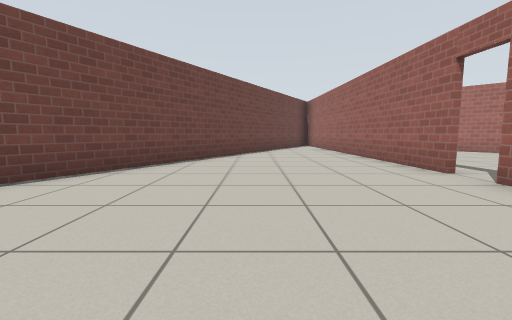
View 1 (above)

22 first-person views from a walk through a world built for the Gazebo simulator. The camera is 0.72 m above the floor, tilts 6° down and sees 90° across. The floor is counted in squares, 1 m on a side. Each view is taken from the middle of a square. On the plan, view 1 faces up. The plan holds only what a view shows up to about 9 squares ahead; the rest is blank. Gazebo's built-in surfaces are drawn with simple patterns.

View 2
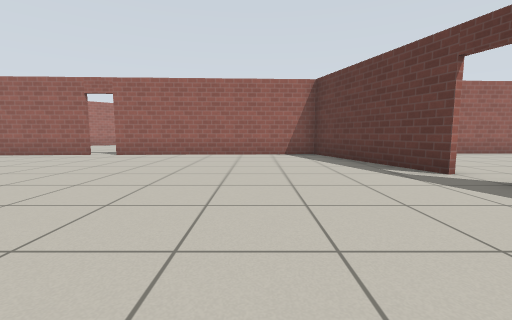

View 3
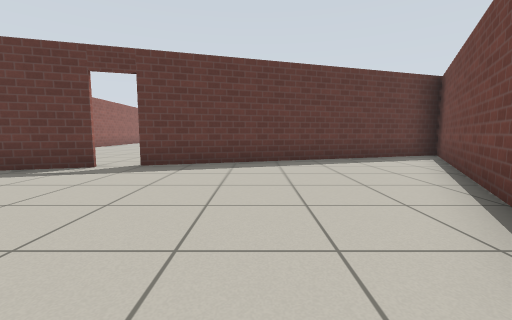

View 4
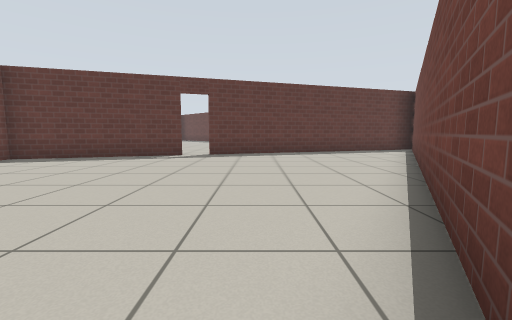

View 5
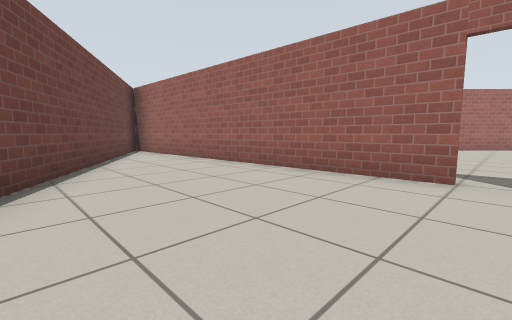

View 6
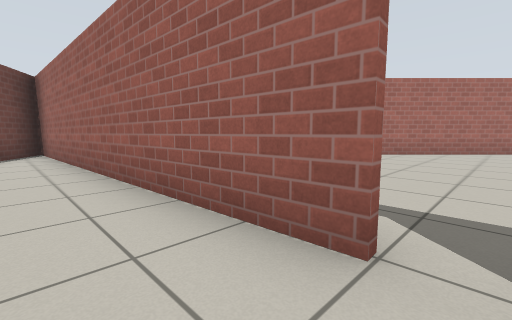

View 7
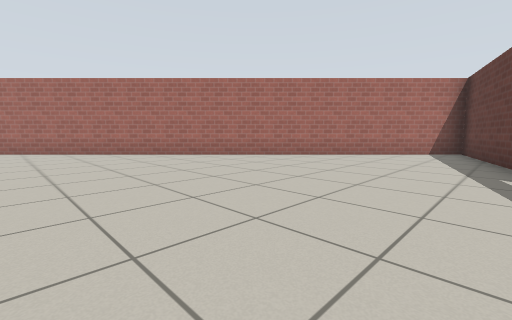

View 8
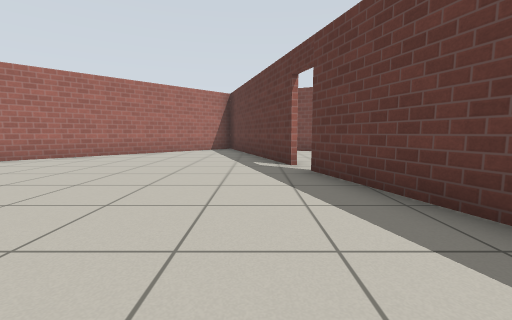

View 9
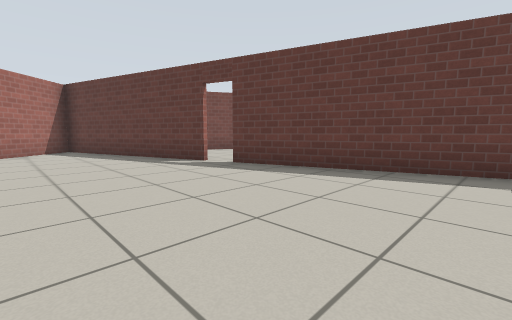

View 10
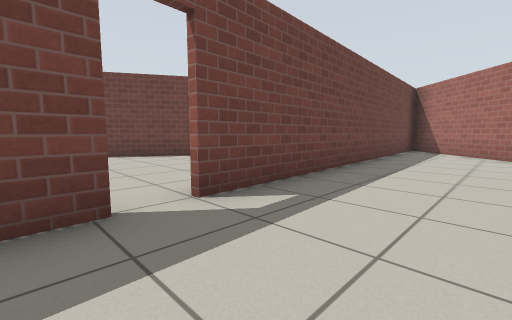

View 11
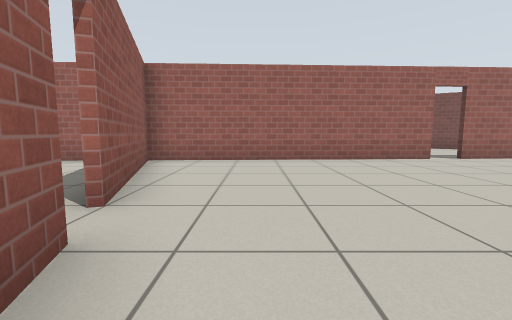

View 12
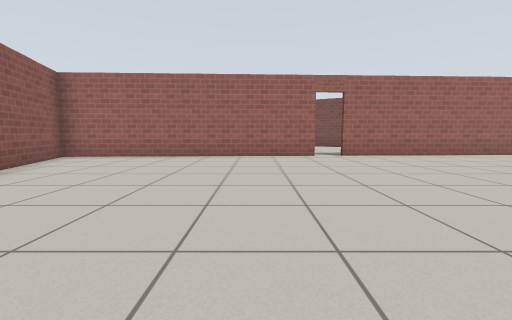

View 13
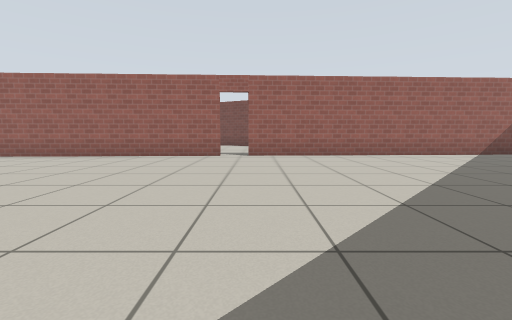

View 14
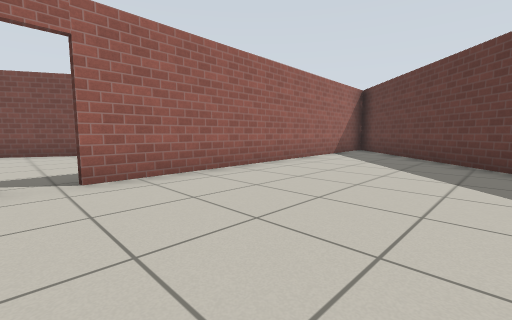

View 15
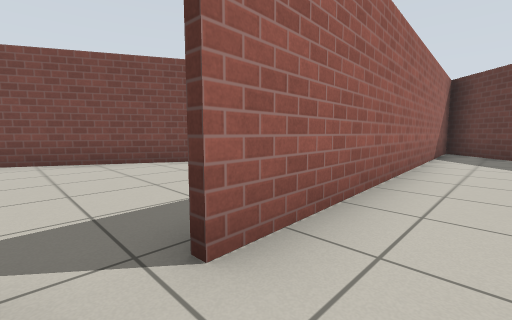

View 16
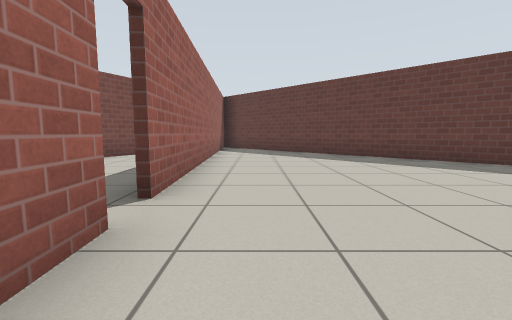

View 17
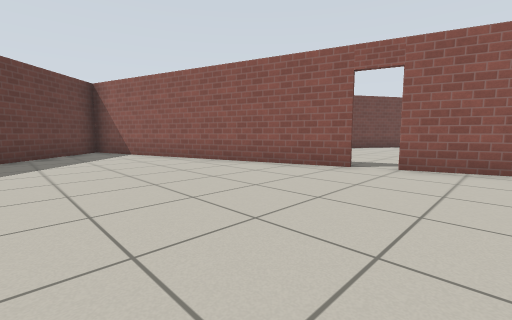

View 18
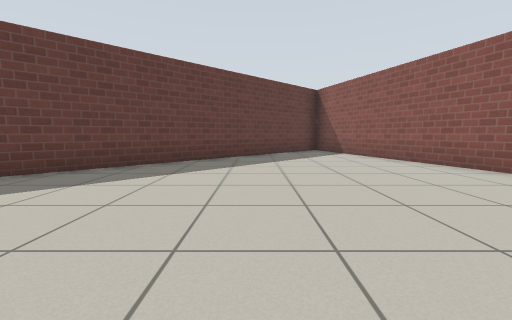

View 19
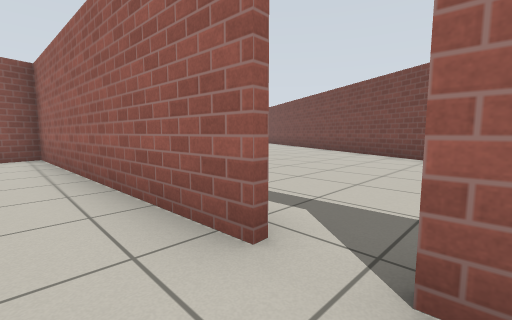

View 20
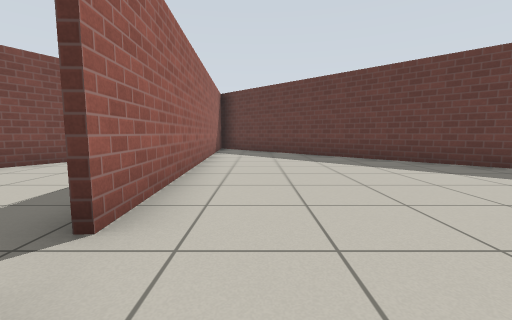

View 21
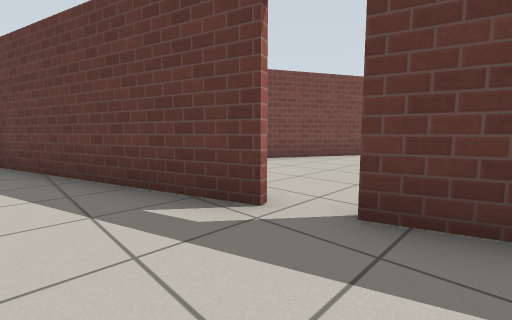

View 22
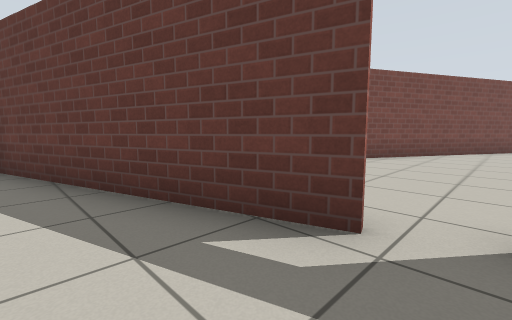

### Floor plan
Key: @ floor where view 1 was taken; # wall or solid block; . floor; D open door; T thing the floor can be seen under or through.
Columns run from 10 left of view 1 to 16 right of it. Each row starts with its distance up from view 1.
 14             ####
 13            ###.##
 12           ##.#..##
 11           #..#...##
 10          ##..#....##
  9          #...#.....##
  8         ##...#......##
  7         #....#.......##
  6        ##....##.......##
  5       ##......#........##
  4       #......DD.........##
  3      ##.......#..........##
  2      #........#...........#
  1     ##........#..........##
  0     #.....@...#.......####
 -1    ##.........#....#DD#.
 -2   ##..........#.#### ...
 -3   #..........####   ....
 -4  ##......D#####     ....
 -5  #....###D....#     ...
 -6  #.####.......#     ...#
 -7 ####..........#   ....##
 -8 #.............#  .....#
 -9 ##............# .....##
-10  ##...........T .....#
-11   ##..........D ....##
-12    ##.........D ....#
-13     ##........T ...##
-14      ##.......#....#
-15       ##......# ..##
-16        ##.....##..#
-17         ##.....# ##
-18          ##....###
-19           ##...#
-20            ##..#
-21             ##.#
-22              ###

Positions as (right, up) in squares from view 1, and headings:
1: (0, 0), facing up
2: (-5, -1), facing right
3: (-4, 1), facing down
4: (-3, 4), facing down
5: (-1, 4), facing up-right
6: (2, 4), facing up-right
7: (6, 0), facing up-right
8: (5, 0), facing right
9: (5, 3), facing down-right
10: (6, 3), facing up-left
11: (-3, -6), facing right
12: (-4, -9), facing right
13: (-4, -12), facing right
14: (0, -11), facing down-right
15: (3, -11), facing down-right
16: (3, -9), facing down
17: (1, -10), facing up-left
18: (1, -10), facing left
19: (3, -12), facing up-right
20: (3, -10), facing down
21: (9, 1), facing down-right
22: (10, 1), facing down-right
